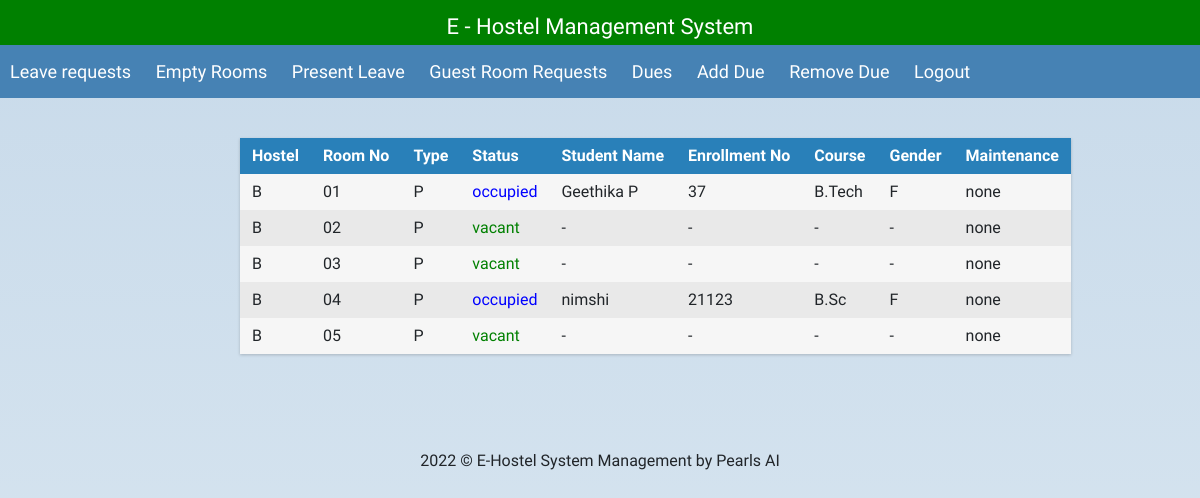
The app's page /warden_profile/ (signed in) with its own data.
### selection/models.py (models this page shows, shortened)
class Room(models.Model):
    room_choice = [('S', 'Single Occupancy'), ('D', 'Double Occupancy'), ('P', 'Reserved for Research Scholars'),('B', 'Both Single and Double Occupancy')]
    no = models.CharField(max_length=5)
    name = models.CharField(max_length=10)
    room_type = models.CharField(choices=room_choice, max_length=1, default=None)
    vacant = models.BooleanField(default=False)
    hostel = models.ForeignKey('Hostel', on_delete=models.CASCADE)
    repair = models.CharField(max_length=100, blank=True)

class Hostel(models.Model):
    name = models.CharField(max_length=5)
    gender_choices = [('M', 'Male'), ('F', 'Female')]
    gender = models.CharField(
        choices=gender_choices,
        max_length=1,
        default=None,
        null=True)
    course = models.ManyToManyField('Course', default=None, blank=True)
    caretaker = models.CharField(max_length=100, blank=True)

class Student(models.Model):
    user = models.OneToOneField(
        User,
        default=None,
        null=True,
        on_delete=models.CASCADE)
    gender_choices = [('N','None'),('M', 'Male'), ('F', 'Female')]
    student_name = models.CharField(max_length=200, null=True)
    father_name = models.CharField(max_length=200, null=True)
    enrollment_no = models.CharField(max_length=10, unique=True, null=True)
    course = models.ForeignKey(
        'Course',
        null=True,
        default=None,
        on_delete=models.CASCADE)
    dob = models.DateField(
        max_length=10,
        help_text="format : YYYY-MM-DD",
        null=True)
    gender = models.CharField(
        choices=gender_choices,
        max_length=1,
        default='N',null=True)
    room = models.OneToOneField(
        'Room',
        blank=True,
        on_delete= models.SET_NULL,
        null=True)
    room_allotted = models.BooleanField(default=False)
    no_dues = models.BooleanField(default=True)

class Course(models.Model):
    code = models.CharField(max_length=100, default=None)
    room_choice = [('S', 'Single Occupancy'), ('D', 'Double Occupancy'), ('P', 'Reserved for Research Scholars'), ('B', 'Both Single and Double Occupancy')]
    room_type = models.CharField(choices=room_choice, max_length=1, default='D')

### selection/views.py (the view)
# urls.py: path('warden_profile/', views.warden_profile, name='warden_profile'),
def warden_profile(request):
    user = request.user
    if user is not None:
        if not user.is_warden:
            return HttpResponse('Invalid Login')
        elif user.is_active:
            login(request, user)
            print('True')
            room_list = request.user.warden.hostel.room_set.all().order_by('no')
            context = {'rooms': room_list}
            return render(request, 'warden.html', context)
        else:
            return HttpResponse('Disabled account')
    else:
        return HttpResponse('Invalid Login')

### selection/templates/warden.html
{% extends 'base.html' %}
{% block content %}
    <div class="wrapper">
        <div class="table">
            <div class="row header">
                <div class="cell">
                    Hostel
                </div>
                <div class="cell">
                    Room No
                </div>
                <div class="cell">
                    Type
                </div>
                <div class="cell">
                    Status
                </div>
                <div class="cell">
                    Student Name
                </div>
                <div class="cell">
                    Enrollment No
                </div>
                <div class="cell">
                    Course
                </div>
                <div class="cell">
                    Gender
                </div>
                <div class="cell">
                    Maintenance
                </div>
            </div>
            {% for room in rooms %}
                <div class="row">
                    <div class="cell" data-title="Number">
                        {{ room.hostel.name }}
                    </div>
                    <div class="cell" data-title="Name">
                        {{ room.no }}
                    </div>
                    <div class="cell" data-title="Type">
                        {{ room.room_type }}
                    </div>
                    <div class="cell" style="{% if room.vacant %} color: green {% else %} color :blue {% endif %}" data-title="Status">
                        {% if room.vacant %} vacant {% else %} occupied {% endif %}
                    </div>
                    <div class="cell">
                        {% if room.vacant %}
                            -
                        {% else %}
                            {{ room.student.student_name }}
                        {% endif %}
                    </div>
                     <div class="cell">
                        {% if room.vacant %}
                            -
                        {% else %}
                            {{ room.student.enrollment_no }}
                        {% endif %}
                    </div>
                    <div class="cell">
                        {% if room.vacant %}
                            -
                        {% else %}
                            {{ room.student.course.code }}
                        {% endif %}
                    </div>
                    <div class="cell">
                        {% if room.vacant %}
                            -
                        {% else %}
                            {{ room.student.gender }}
                        {% endif %}
                    </div>
                    <div class="cell">
                        {% if room.repair %}
                             {{ room.repair }}
                        {% else %}
                            -
                        {% endif %}
                    </div>
                </div>
            {% endfor %}
        </div>
    </div>
{% endblock content %}
{% block more_links %}
    <a href="{% url 'leave_admin' %}">
        Leave requests
    </a>
    <a href="{% url 'empty_rooms' %}">
        Empty Rooms
    </a>
    <a href="{% url 'present_leaves' %}">
        Present Leave
    </a>
    <a href="{% url 'guest_requests' %}">
        Guest Room Requests
    </a>
    <a href="{% url 'warden_dues' %}">
        Dues
    </a>
    <a href="{% url 'warden_add_due' %}">
        Add Due
    </a>
    <a href="{% url 'warden_remove_due' %}">
        Remove Due
    </a>
    <a href="{% url 'logout' %}">
        Logout
    </a>
{% endblock more_links %}

### selection/templates/base.html (shortened to what this page needs)
<html>
<head>
    <link rel="stylesheet" href="https://stackpath.bootstrapcdn.com/bootstrap/4.1.3/css/bootstrap.min.css">
       {% load static %}
    <link rel="stylesheet" type="text/css" href="{% static 'selection/style.css' %}">
</head>
<body>
<div class="nav">
    <div class="nav-header">
        <div class="nav-title">
            <a href="{% url 'register' %}">E - Hostel Management System</a>
        </div>
    </div>
    <div class="nav-links">
        {% block more_links %}
        {% endblock more_links %}
    </div>
</div>
<div >
    {% block content %}
    {% endblock content %}
</div>
<footer>
  <div class="copyright" align="center" >
    2022 © E-Hostel System Management by Pearls AI
  </div>
</footer>
</body>
</html>

### selection/static/selection/style.css (style rules this page uses)
body { font-family: 'Inconsolata', sans-serif; font-style: normal; font-weight: 200; margin: 0px; background: linear-gradient(#c8daea, #dae7f1);  }
a { text-decoration: none; }
* { box-sizing: border-box; }
.nav {  width: 100%; background-color: green; position: relative; z-index: 1; }
.nav > .nav-header { display: inline; width:100%; background-color: green; }
.nav > .nav-header > .nav-title { width: 100%; height: 45px; text-align: center; display: inline-block; font-size: 22px; color: #fff; padding: 10px 10px 10px 10px; width:100%; }
.nav > .nav-links { display: inline; float: right; font-size: 18px; width:100%; background-color: steelblue; margin:auto; }
.nav > .nav-links > a { display: inline-block; padding: 13px 10px 13px 10px; text-decoration: none; color: #fff; }
.nav-title > a { text-decoration:none; color: white; }
.row { margin-top:20px; }
.wrapper { margin: 0 auto; padding: 40px; max-width: 800px; }
.table { margin: 0 0 40px 0; width: 100%; box-shadow: 0 1px 3px rgba(0, 0, 0, 0.2); display: table; }
.row { display: table-row; background: #f6f6f6; }
.row:nth-of-type(odd) { background: #e9e9e9; }
.row.header { font-weight: 900; color: #ffffff; background: #2980b9; }
.cell { white-space: nowrap; padding: 6px 12px; display: table-cell; }
footer { position:fixed; width: 100%; text-align: center; clear: both; }
.copyright { bottom: 0px; width: 100%; padding:15px; text-align: center;   }

### records on screen
Room: hostel.name "B", no "01", room_type "P", vacant "occupied", student.student_name "Geethika P", student.enrollment_no "37", student.course.code "B.Tech", student.gender "F", repair "none"
Room: hostel.name "B", no "02", room_type "P", vacant "vacant", repair "none"
Room: hostel.name "B", no "03", room_type "P", vacant "vacant", repair "none"
Room: hostel.name "B", no "04", room_type "P", vacant "occupied", student.student_name "nimshi", student.enrollment_no "21123", student.course.code "B.Sc", student.gender "F", repair "none"
Room: hostel.name "B", no "05", room_type "P", vacant "vacant", repair "none"
